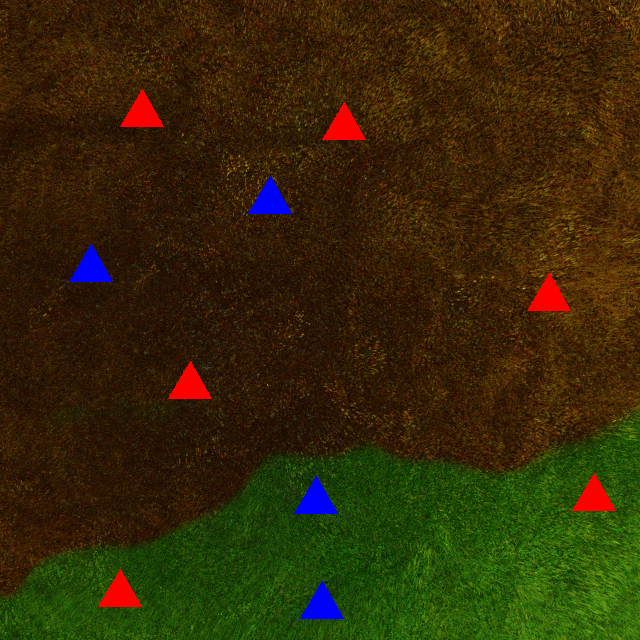
#> input picture TestCasesUAS/uas takimages/uas takimages/1.png, 640 x 640 px
$ python -i pointpolytest.py   (imports and definitions only)
#> lines starting #> are read from the running program, lines starting #| are printed output that depends on the picture; after the words box and inside, x2 and y2 are one past the last pixel; in counts of white or black regions, pixels touching at a corner belong together
#> further down, picture is the input picture: shape (640, 640, 3); mean B, G, R 7.3, 41.1, 52.4
import cv2 as cv
import numpy as np


def triangles(img):
    grey=cv.cvtColor(img,cv.COLOR_BGR2GRAY)
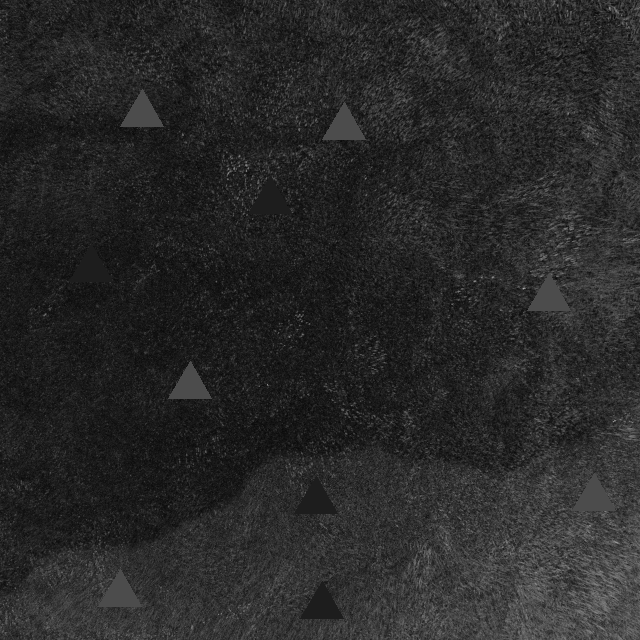
#> grey: shape (640, 640); min 5, max 174, mean 40.6
    # blurred=cv.GaussianBlur(grey,(7,7),0)
    edges=cv.Canny(grey,50,150)
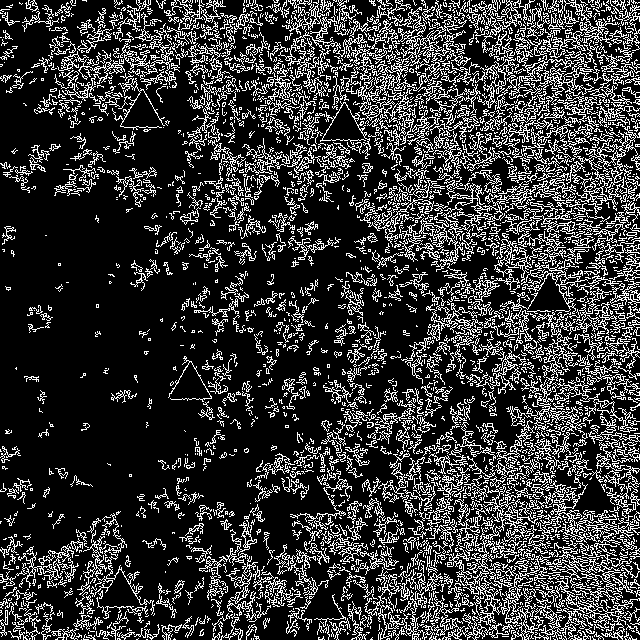
#> edges: shape (640, 640); 21.4% white in thin lines or dots

    contours,_=cv.findContours(edges,cv.RETR_TREE, cv.CHAIN_APPROX_SIMPLE)
#> contours = 5426 contours, 4899 with area under 20; largest, box (x1, y1, x2, y2) and area: (496, 565, 626, 640) 1029, (441, 178, 576, 239) 828, (560, 124, 640, 211) 650, (460, 484, 538, 626) 628, (539, 540, 634, 604) 563

    centroids=[]
    for contour in contours:
        area=cv.contourArea(contour)
        approx=cv.approxPolyDP(contour,0.04 * cv.arcLength(contour, True), True)
        if len(approx)==3 and area>500:
            cv.drawContours(img,contour,-1,(0,0,0),5)
            M=cv.moments(edges)
            cX = int(M["m10"] / M["m00"])
            cY = int(M["m01"] / M["m00"])
            cv.circle(img, (cX, cY), 5, (255, 255, 255), -1)
            centroids.append({'centre':(cX,cY)})
#> this loop made 5426 passes
#> area on passes 34, 60: 28, 29.5
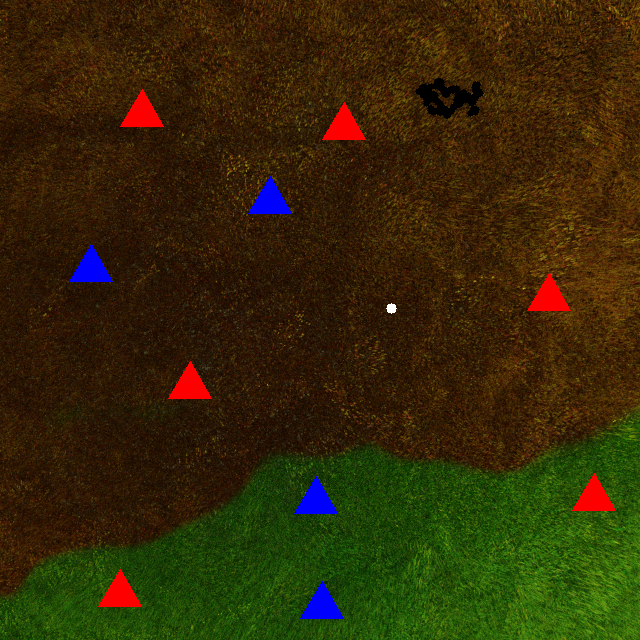
#> img: shape (640, 640, 3); 0.37% of pixels changed, all inside (x1, y1, x2, y2) = (386, 78, 484, 314)
#> after the loop, centroids = 1 item
            # triangle=np.array(triangle)

    print(len(centroids))
#| 1
    return centroids

def centre_in_region(triangle,ext_contour):
    for point in triangle:
        if cv.pointPolygonTest(ext_contour,triangle['centre'],False)>=0:
        # if cv.pointPolygonTest(ext_contour,(point),False)>=0:

            return True
    return False

>>> import cv2
>>> picture = cv2.imread('TestCasesUAS/uas takimages/uas takimages/1.png')
>>> result = triangles(picture)
#> result = 1 item

$ run again, on TestCasesUAS/uas takimages/uas takimages/10.png
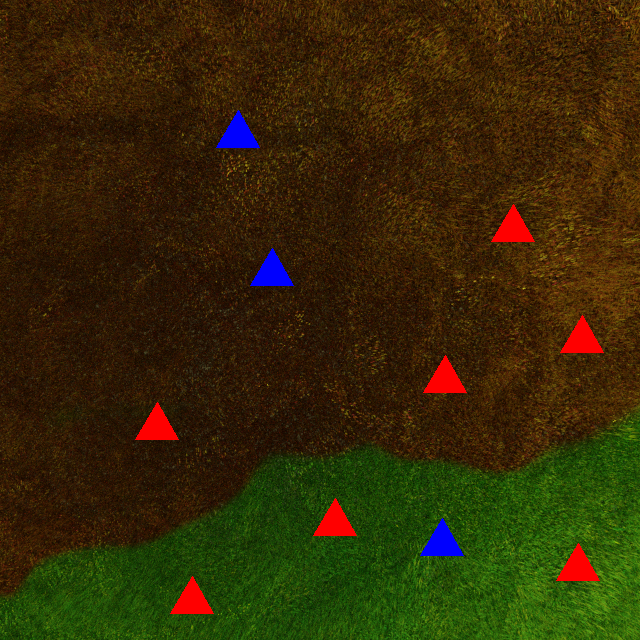
#> input picture TestCasesUAS/uas takimages/uas takimages/10.png, 640 x 640 px
#> picture is the input picture: shape (640, 640, 3); mean B, G, R 6.8, 41, 52.9
#> in triangles, `edges=cv.Canny(grey,50,150)`:
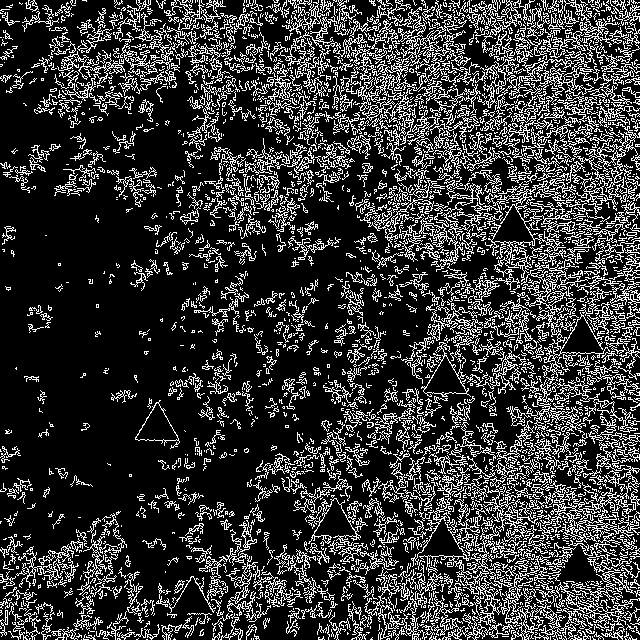
#> edges: shape (640, 640); 21.4% white in thin lines or dots
#> contours = 5393 contours, 4868 with area under 20; largest, box (x1, y1, x2, y2) and area: (441, 178, 577, 303) 1668, (536, 442, 640, 545) 1340, (496, 565, 626, 640) 1004, (421, 342, 471, 397) 950, (521, 260, 619, 328) 896
#> the loop in triangles, `for contour in contours:` made 5393 passes
#> area on passes 34, 60, 1883, 1885, 2281, 2287: 28, 29.5, 882, 855, 949.5, 860
#> after the loop in triangles, `for contour in contours:`:
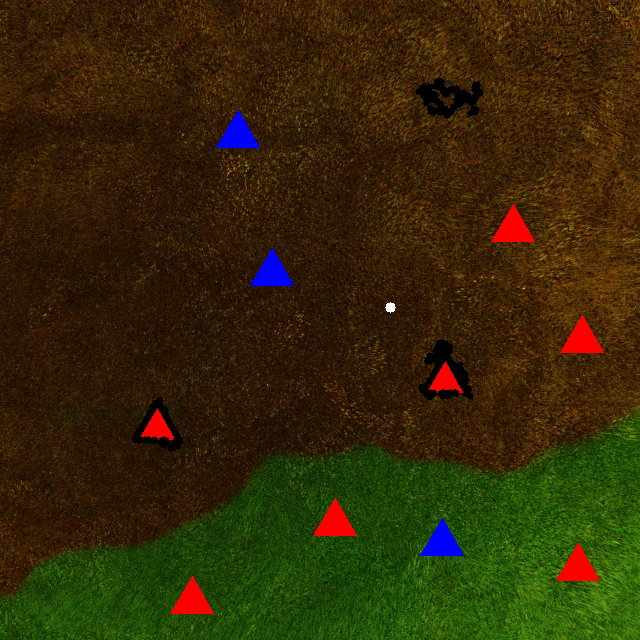
#> img: shape (640, 640, 3); 0.96% of pixels changed, all inside (x1, y1, x2, y2) = (132, 78, 484, 452)
#> after the loop in triangles, `for contour in contours:`: centroids = 5 items
#| 5

$ run again, on TestCasesUAS/uas takimages/uas takimages/11.png
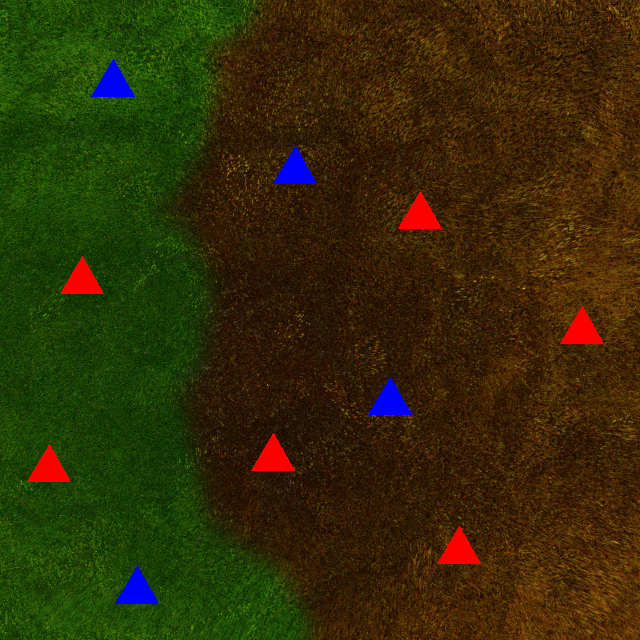
#> input picture TestCasesUAS/uas takimages/uas takimages/11.png, 640 x 640 px
#> picture is the input picture: shape (640, 640, 3); mean B, G, R 7.3, 44.4, 51.2
#> in triangles, `edges=cv.Canny(grey,50,150)`:
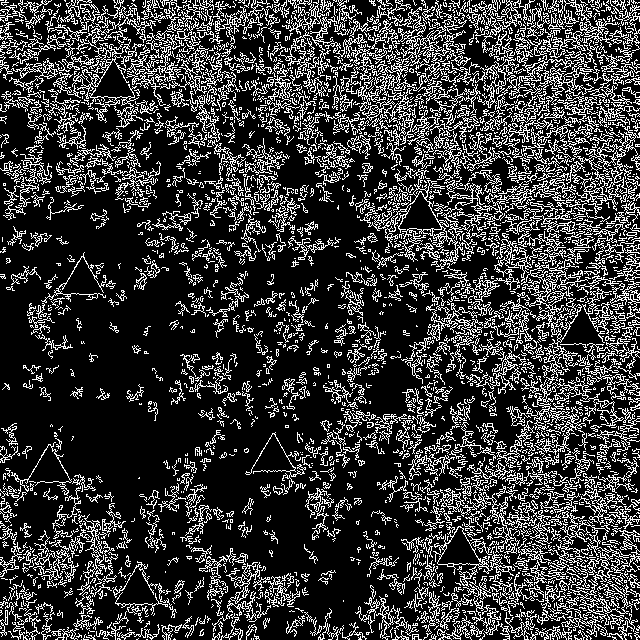
#> edges: shape (640, 640); 22% white in thin lines or dots
#> contours = 5472 contours, 4934 with area under 20; largest, box (x1, y1, x2, y2) and area: (433, 524, 515, 600) 1206, (521, 260, 619, 328) 896, (437, 526, 483, 565) 870, (441, 178, 576, 239) 828, (560, 511, 640, 626) 659
#> the loop in triangles, `for contour in contours:` made 5472 passes
#> (area, cX, cY) on passes 838, 3482: (869.5, 368, 291), (599.5, 368, 291)
#> after the loop in triangles, `for contour in contours:`:
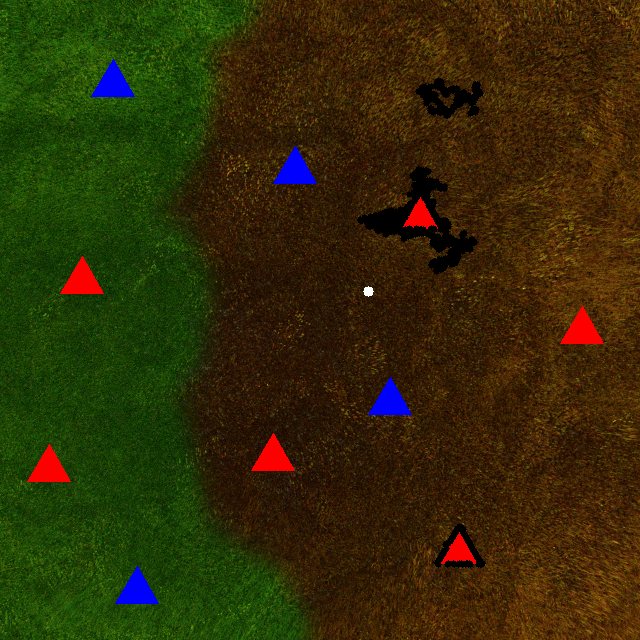
#> img: shape (640, 640, 3); 1.5% of pixels changed, all inside (x1, y1, x2, y2) = (357, 78, 486, 568)
#> after the loop in triangles, `for contour in contours:`: centroids = 3 items
#| 3

$ run again, on TestCasesUAS/uas takimages/uas takimages/2.png
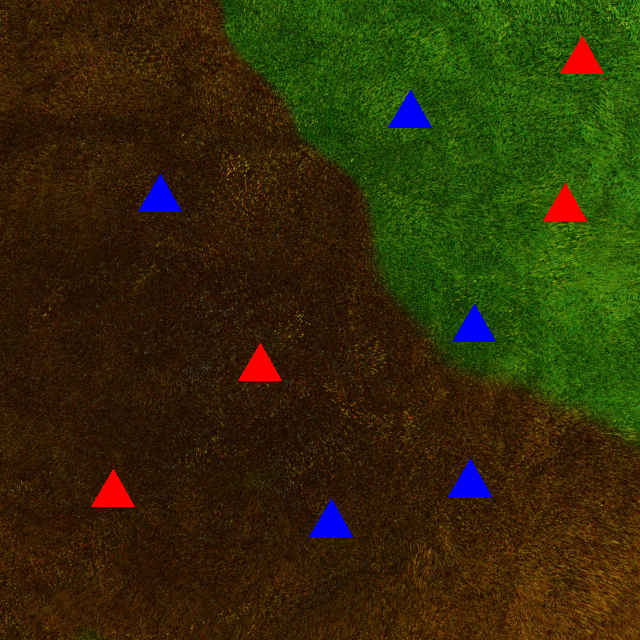
#> input picture TestCasesUAS/uas takimages/uas takimages/2.png, 640 x 640 px
#> picture is the input picture: shape (640, 640, 3); mean B, G, R 8.1, 44.6, 49.8
#> in triangles, `edges=cv.Canny(grey,50,150)`:
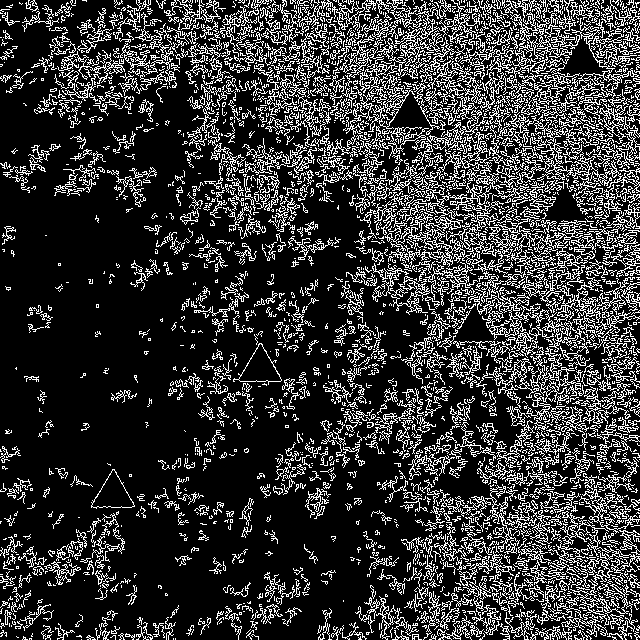
#> edges: shape (640, 640); 20.8% white in thin lines or dots
#> contours = 5354 contours, 4852 with area under 20; largest, box (x1, y1, x2, y2) and area: (468, 289, 579, 352) 1045, (509, 105, 640, 196) 946, (233, 343, 282, 385) 888, (91, 469, 135, 509) 874, (238, 343, 282, 382) 865
#> the loop in triangles, `for contour in contours:` made 5354 passes
#> area on passes 45, 57, 1186, 1187, 2027, 2028: 26, 25, 873.5, 856.5, 888, 865
#> after the loop in triangles, `for contour in contours:`:
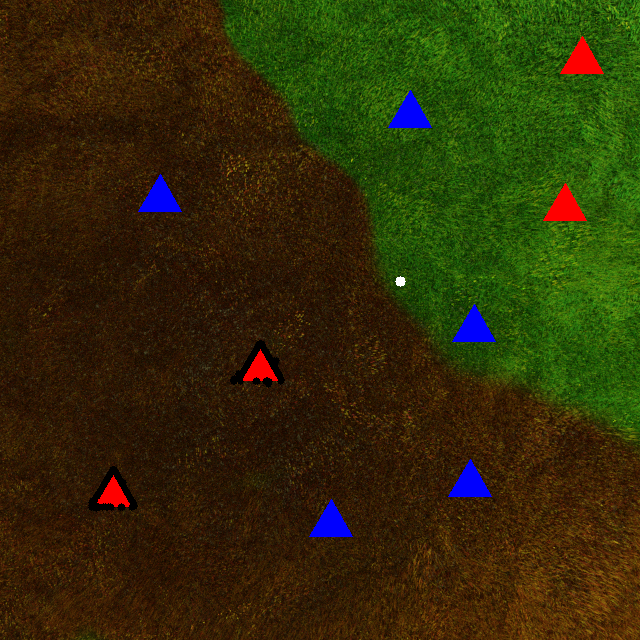
#> img: shape (640, 640, 3); 0.42% of pixels changed, all inside (x1, y1, x2, y2) = (88, 276, 406, 512)
#> after the loop in triangles, `for contour in contours:`: centroids = 4 items
#| 4
